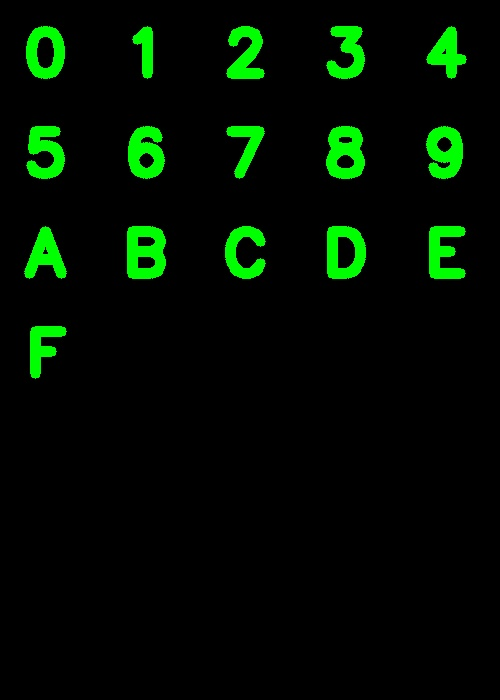
#> input picture old/resources/testStamps/5_5.jpg, 500 x 700 px, found by its file name
$ python stampRecognize.py
#> lines starting #> are read from the running program, lines starting #| are printed output that depends on the picture; after the words box and inside, x2 and y2 are one past the last pixel; in counts of white or black regions, pixels touching at a corner belong together
import cv2 as cv
import numpy as np
import math
import sys
import random

random.seed(4)
orb = cv.ORB_create()


def returnStamp( inMap, stamps_x, bits, stampNumber ):
    map_h, map_w, map_channel = inMap.shape[:3]
    stamp_bits = bits
    stampCount_x = stamps_x
    stampSize = int(map_w / stampCount_x)
    x = stampNumber % stamps_x
    y = int((stampNumber / (stampCount_x)))

    return inMap[ y*stampSize : (y+1)*stampSize, x*stampSize : (x+1)*stampSize ]


def generateRandomStampImage( stampSize, stamp, image ):
    retval  = image;
    retSize = image.shape[:3]
    x = random.randint( 0, retSize[0] - stampSize[0] )
    y = random.randint( 0, retSize[1] - stampSize[1] )
    stamp = cv.resize( stamp, stampSize )
    retval[ y:y+stampSize[1], x:x+stampSize[0] ] = stamp

    return retval, (x,y)


# [14 lines of commented-out code are left out]


def findStamp( stamp, image ):
    kp1, des1 = orb.detectAndCompute( stamp,None )
    kp2, des2 = orb.detectAndCompute( image,None )
    bf = cv.BFMatcher()
    matches = bf.match( des1, des2 )
    matches = sorted(matches, key = lambda x:x.distance)

    matchPixelPositions = []
    for match in matches:
        stamp_i = match.queryIdx
        image_i = match.trainIdx
        (x1, y1) = kp2[ image_i ].pt
        matchPixelPositions.append( (int(x1), int(y1)) )

    return matchPixelPositions


stampMap = cv.imread("../resources/testStamps/5_5.jpg")
#> stampMap is the input picture: shape (700, 500, 3); mean B, G, R 0.8, 14, 0.7

#return the stamp #2
stamp2 = returnStamp( stampMap, 5, 5, 2 )
#> in returnStamp, `return inMap[ y*stampSize : (y+1)*stampSize, x*stampSize : (x+1)*stamp..`:
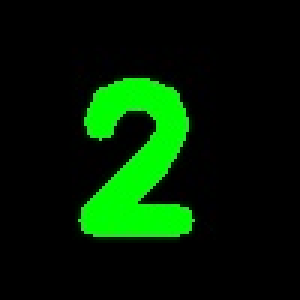
#> returned value: shape (100, 100, 3) (shown 3 times larger); mean of channels 0, 1, 2 1.7, 30.9, 1.6; drawn as B, G, R
#return the stamp #2
stamp10 = returnStamp( stampMap, 5, 5, 10 )
#> call 2 of returnStamp, with stamps_x = 5, bits = 5, stampNumber = 10
#> in returnStamp (call 2), `return inMap[ y*stampSize : (y+1)*stampSize, x*stampSize : (x+1)*stamp..`:
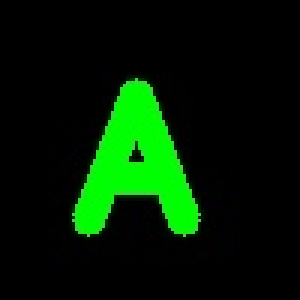
#> returned value: shape (100, 100, 3) (shown 3 times larger); mean of channels 0, 1, 2 1.5, 29, 1.4; drawn as B, G, R


#start with a blank image
startImage = np.zeros( [ 800, 800, 3 ], np.uint8 );
#randomly overlay 1 stamp on it
output, pos2 = generateRandomStampImage( (200, 200), stamp10, startImage )
#> in generateRandomStampImage, `retval  = image;`: retval: shape (800, 800, 3); every value is 0
#> in generateRandomStampImage, `stamp = cv.resize( stamp, stampSize )`:
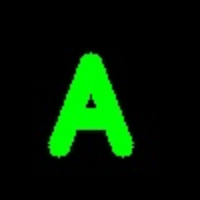
#> stamp: shape (200, 200, 3); mean of channels 0, 1, 2 1.5, 29, 1.4; drawn as B, G, R
#> in generateRandomStampImage, `retval[ y:y+stampSize[1], x:x+stampSize[0] ] = stamp`:
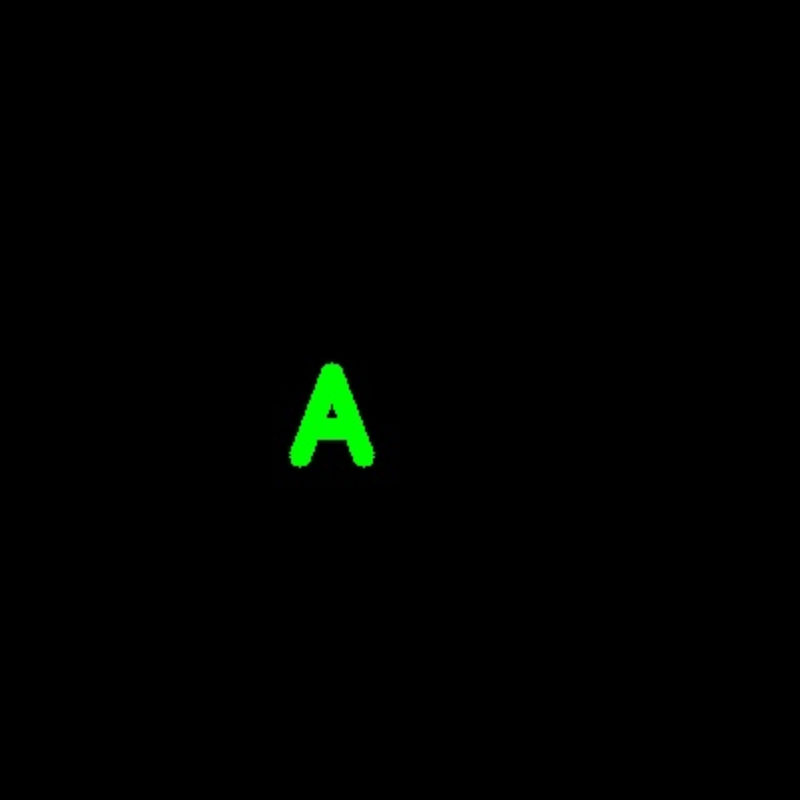
#> retval: shape (800, 800, 3); mean of channels 0, 1, 2 0.1, 1.8, 0.1; drawn as B, G, R
#> pos2 = (241, 310)
output, pos2 = generateRandomStampImage( (200, 200), stamp2, startImage )
#> call 2 of generateRandomStampImage, with stampSize = (200, 200)
#> in generateRandomStampImage (call 2), `stamp = cv.resize( stamp, stampSize )`:
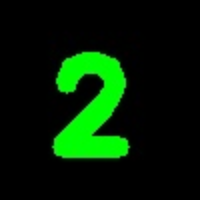
#> stamp: shape (200, 200, 3); mean of channels 0, 1, 2 1.7, 30.9, 1.5; drawn as B, G, R
#> in generateRandomStampImage (call 2), `retval[ y:y+stampSize[1], x:x+stampSize[0] ] = stamp`:
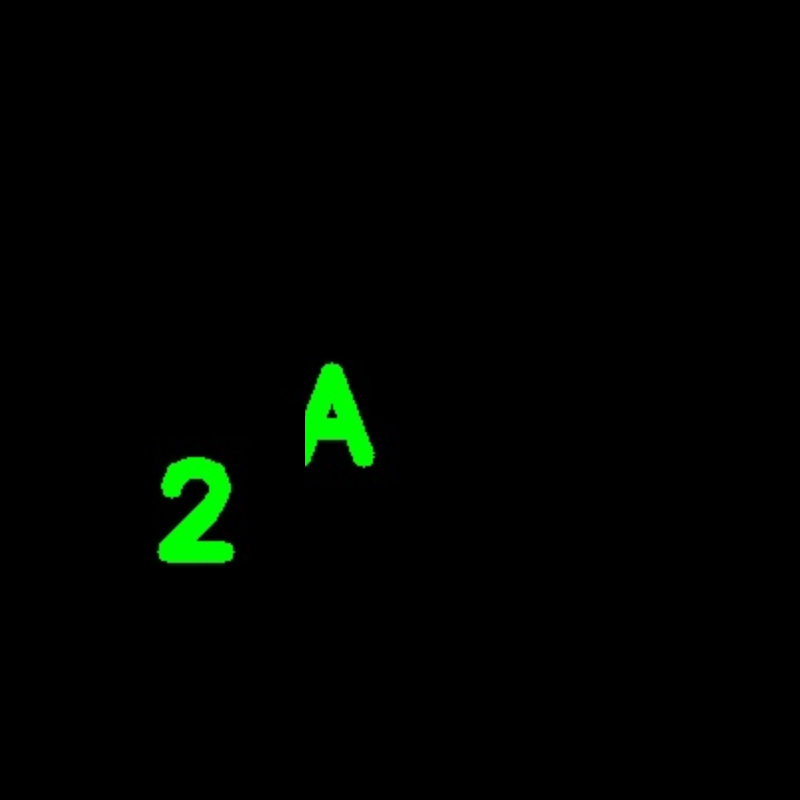
#> retval: shape (800, 800, 3); 2.33% of pixels changed, all inside (x1, y1, x2, y2) = (151, 405, 305, 568); drawn as B, G, R
#> pos2 = (105, 405)


#matches = findStamp( stamp2, output )
#for match in matches:
#    print(match)

matches = findStamp( stamp2, output )
#> in findStamp, `kp1, des1 = orb.detectAndCompute( stamp,None )`: kp1 = 12 keypoints; strongest (x, y, size): (48, 66, 31), (31, 45, 31), (50, 41, 37.2), (36, 45, 31)
#> in findStamp, `kp2, des2 = orb.detectAndCompute( image,None )`: kp2 = 418 keypoints; strongest (x, y, size): (168, 491, 111.1), (229, 552, 111.1), (230, 552, 92.6), (332, 415, 64.3)
#> in findStamp, `matches = bf.match( des1, des2 )`: matches = 12 matches
#> the loop in findStamp, `for match in matches:` made 12 passes
#> (stamp_i, image_i, x1, y1) on passes 1 to 12: (6, 336, 201.1, 537.1), (2, 333, 230.2, 487.3), (10, 359, 228.9, 487.7), (8, 356, 199.1, 480.2), (11, 376, 194.1, 456.9), (4, 335, 178.3, 493.5), (3, 299, 164.2, 494.2), (1, 146, 315.6, 444), (7, 386, 185.1, 483.7), (0, 184, 315.6, 447.6), (9, 358, 206.5, 487.7), (5, 334, 163.8, 493.5)
#> after the loop in findStamp, `for match in matches:`: matchPixelPositions = [(201, 537), (230, 487), (228, 487), (199, 480), (194, 456), (178, 493), (164, 494), (315, 444), (185, 483), (315, 447), (206, 487), (163, 493)]
#> matches has the same summary as matchPixelPositions in findStamp

for match in matches:
    cv.rectangle(output, match, (match[0] + 10, match[1] + 10), (0,0,255) )
#> this loop made 12 passes
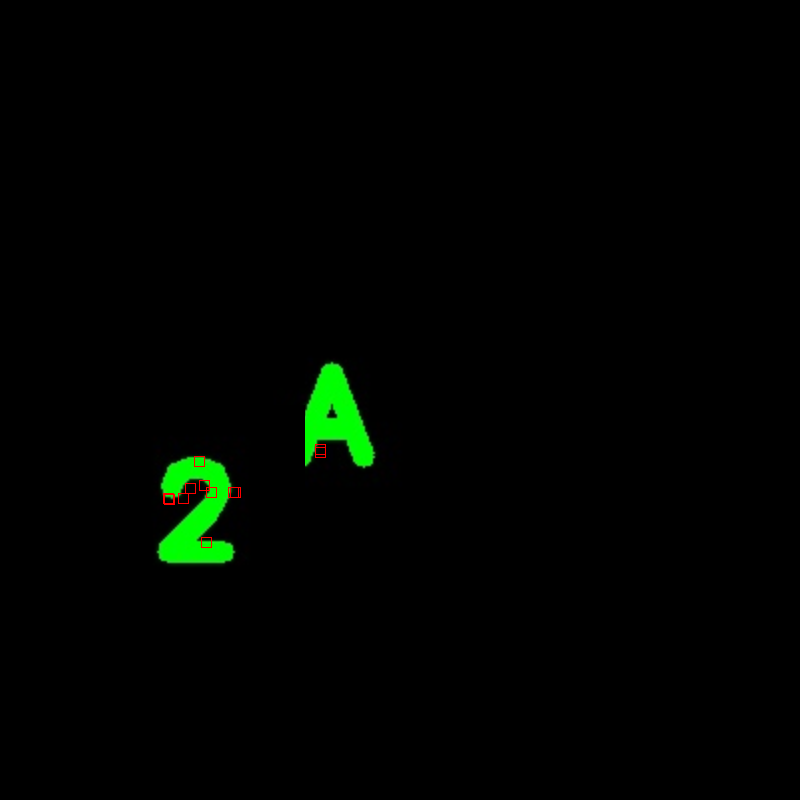
#> output: shape (800, 800, 3); 0.07% of pixels changed, all inside (x1, y1, x2, y2) = (163, 444, 326, 548); drawn as B, G, R


cv.imshow( "image", output )
while 1:
    if cv.waitKey(33) == ord('q'):
#> (key q is pressed here)
        break


'''
for i in range( 0, 32 ):
    output = returnStamp( stampMap, 5, 5, i )
    cv.imshow( "image", output )
    while 1:
        if cv.waitKey(33) == ord('q'):
            break
'''
